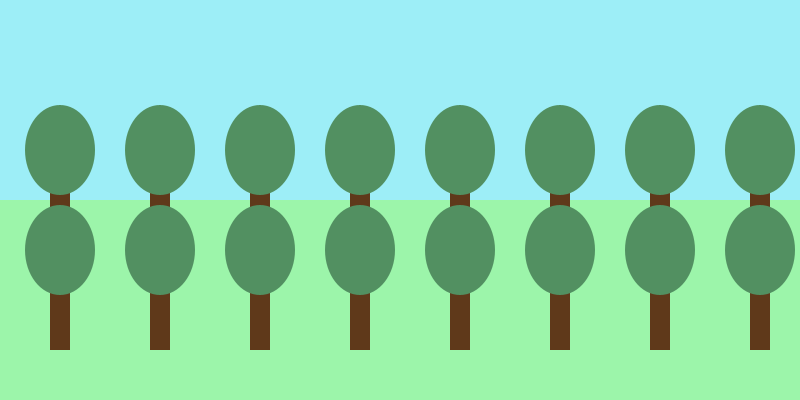
Frame 1 (no input)
Frame 60 (the mouse pressed at the canvas centre just before this capture): identical to frame 1, image omitted
Frame 120 (the mouse held since frame 60 and released just before this capture): identical to frame 1, image omitted

The Processing sketch that drew this single still picture (run headless with seeded random() and noise(); from frame 60 on, the mouse is pressed at the canvas centre):

// Processing sketch: My_First_Forest_Core
// ── My_First_Forest_Core.pde
color leafColour, trunkColour;

void setup() {
  size(800, 400);
  noStroke();
  leafColour = color(82, 144, 97);
  trunkColour = color(95, 57, 26);
}

void draw() {
  background(157, 238, 247);   // Sky
  fill(156, 245, 170);         // Ground
  rect(0, height/2, width, height/2);
  
  // Outer loop for rows of trees
  for (float yPos = 180; yPos <= 300; yPos = yPos + 100) {
    // Inner loop for trees in each row
    for (float xPos = 50; xPos < width; xPos = xPos + 100) {
      drawTree(xPos, yPos);
    }
  }
}

// Draws a single tree at the given position.
void drawTree(float treeX, float treeY) {
  fill(trunkColour);
  rect(treeX, treeY, 20, 70);  // Tree trunk
  fill(leafColour);
  ellipse(treeX + 10, treeY - 30, 70, 90);  // Tree leaves
}
